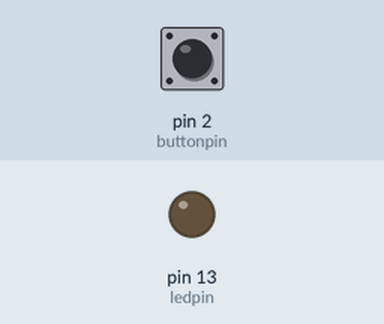
This sketch was run on a simulated Arduino Uno, built with avr-gcc and run on an emulated ATmega328P. On the bench: output pins drawn as LEDs (lit = HIGH). The test bench sets the inputs (shaded band); at power-on: pin 2 (buttonpin) LOW.

Above: at 1.2 s.
1.3 s: pin 2 (buttonpin) pulled HIGH for 0.15 s
At 1.37 s:
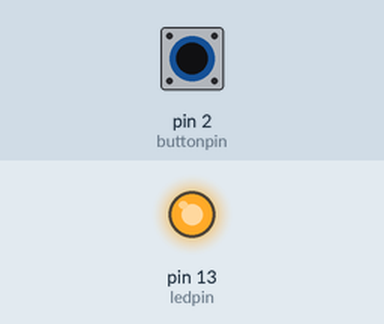
2.9 s: pin 2 (buttonpin) pulled HIGH for 3.2 s
At 6.8 s:
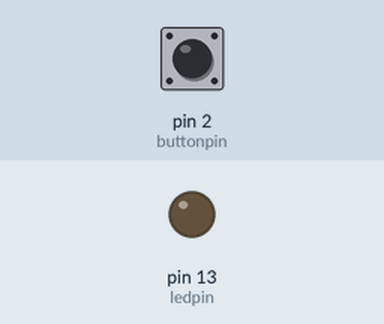
Timing chart, 0 to 8.3 s (numbered marks = the images above; inputs shaded):
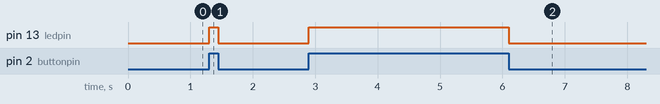

The sketch:

led_push_buttton.ino
```cpp
const int buttonpin = 2 ;
const int ledpin=13;
int buttonstate = 0;
void setup ()
{
  pinMode ( buttonpin , INPUT );
  pinMode (ledpin , OUTPUT );
}
void loop ()
{
  buttonstate = digitalRead ( buttonpin);
  if ( buttonstate == HIGH )
  {
    digitalWrite ( ledpin , HIGH );

  }else
  {
    digitalWrite (ledpin ,LOW) ;

  }


}
```

Measured:
- after the input at 1.3 s, pin 13 (ledpin): LOW → HIGH at once, → LOW 0.15 s later
- after the input at 2.9 s, pin 13 (ledpin): LOW → HIGH at once, → LOW 3.2 s later
